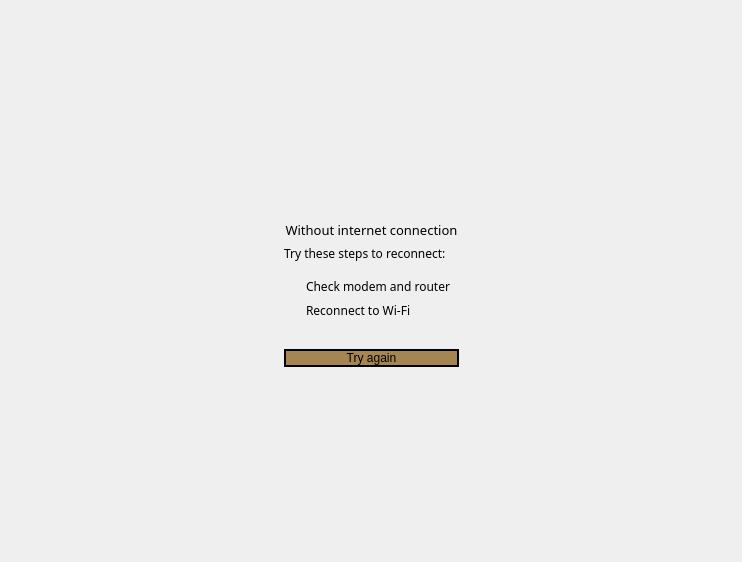
<?xml version="1.0" encoding="UTF-8"?>
<ui version="4.0">
 <class>Form</class>
 <widget class="QWidget" name="Form">
  <property name="geometry">
   <rect>
    <x>0</x>
    <y>0</y>
    <width>742</width>
    <height>562</height>
   </rect>
  </property>
  <property name="windowTitle">
   <string>Form</string>
  </property>
  <layout class="QGridLayout" name="gridLayout">
   <item row="4" column="1">
    <widget class="QWidget" name="optionWidget" native="true">
     <property name="minimumSize">
      <size>
       <width>0</width>
       <height>60</height>
      </size>
     </property>
     <layout class="QGridLayout" name="gridLayout_2">
      <item row="0" column="1">
       <widget class="QLabel" name="first_reccomendation_label">
        <property name="font">
         <font>
          <family>Cascadia Mono</family>
         </font>
        </property>
        <property name="text">
         <string>Check modem and router</string>
        </property>
       </widget>
      </item>
      <item row="1" column="1">
       <widget class="QLabel" name="second_reccomendation_labe">
        <property name="font">
         <font>
          <family>Cascadia Mono</family>
         </font>
        </property>
        <property name="text">
         <string>Reconnect to Wi-Fi</string>
        </property>
       </widget>
      </item>
      <item row="0" column="0">
       <widget class="QLabel" name="icon_label_1">
        <property name="maximumSize">
         <size>
          <width>20</width>
          <height>20</height>
         </size>
        </property>
        <property name="text">
         <string/>
        </property>
        <property name="pixmap">
         <pixmap>check_icon.png</pixmap>
        </property>
       </widget>
      </item>
      <item row="1" column="0">
       <widget class="QLabel" name="icon_label_2">
        <property name="maximumSize">
         <size>
          <width>20</width>
          <height>20</height>
         </size>
        </property>
        <property name="text">
         <string/>
        </property>
        <property name="pixmap">
         <pixmap>check_icon.png</pixmap>
        </property>
       </widget>
      </item>
     </layout>
    </widget>
   </item>
   <item row="1" column="2">
    <spacer name="horizontalSpacerRight">
     <property name="orientation">
      <enum>Qt::Horizontal</enum>
     </property>
     <property name="sizeHint" stdset="0">
      <size>
       <width>40</width>
       <height>20</height>
      </size>
     </property>
    </spacer>
   </item>
   <item row="6" column="1">
    <widget class="QPushButton" name="buttonTryAgain">
     <property name="styleSheet">
      <string notr="true">QPushButton {
	border: 2px solid;
	border-radius: 10px;
	background-color: rgb(165, 134, 83);
	padding-right: 20px;
	padding-left: 20px;
}

QPushButton:hover {
	background-color: rgb(95, 71, 10);
}</string>
     </property>
     <property name="text">
      <string>Try again</string>
     </property>
    </widget>
   </item>
   <item row="0" column="1">
    <spacer name="verticalSpacerTop">
     <property name="orientation">
      <enum>Qt::Vertical</enum>
     </property>
     <property name="sizeHint" stdset="0">
      <size>
       <width>20</width>
       <height>40</height>
      </size>
     </property>
    </spacer>
   </item>
   <item row="2" column="1">
    <widget class="QLabel" name="main_message_label">
     <property name="font">
      <font>
       <family>Cascadia Mono</family>
       <pointsize>10</pointsize>
      </font>
     </property>
     <property name="text">
      <string>Without internet connection</string>
     </property>
     <property name="alignment">
      <set>Qt::AlignCenter</set>
     </property>
    </widget>
   </item>
   <item row="1" column="0">
    <spacer name="horizontalSpacerLeft">
     <property name="orientation">
      <enum>Qt::Horizontal</enum>
     </property>
     <property name="sizeHint" stdset="0">
      <size>
       <width>40</width>
       <height>20</height>
      </size>
     </property>
    </spacer>
   </item>
   <item row="1" column="1">
    <widget class="QLabel" name="label_image">
     <property name="text">
      <string/>
     </property>
     <property name="pixmap">
      <pixmap>connection_icon.png</pixmap>
     </property>
     <property name="alignment">
      <set>Qt::AlignCenter</set>
     </property>
    </widget>
   </item>
   <item row="7" column="1">
    <spacer name="verticalSpacerDown">
     <property name="orientation">
      <enum>Qt::Vertical</enum>
     </property>
     <property name="sizeHint" stdset="0">
      <size>
       <width>20</width>
       <height>40</height>
      </size>
     </property>
    </spacer>
   </item>
   <item row="3" column="1">
    <widget class="QLabel" name="try_message_label">
     <property name="font">
      <font>
       <family>Cascadia Mono</family>
       <pointsize>9</pointsize>
      </font>
     </property>
     <property name="text">
      <string>Try these steps to reconnect:</string>
     </property>
    </widget>
   </item>
   <item row="5" column="1">
    <spacer name="verticalSpacer">
     <property name="orientation">
      <enum>Qt::Vertical</enum>
     </property>
     <property name="sizeType">
      <enum>QSizePolicy::Fixed</enum>
     </property>
     <property name="sizeHint" stdset="0">
      <size>
       <width>20</width>
       <height>15</height>
      </size>
     </property>
    </spacer>
   </item>
  </layout>
 </widget>
 <resources/>
 <connections/>
</ui>
